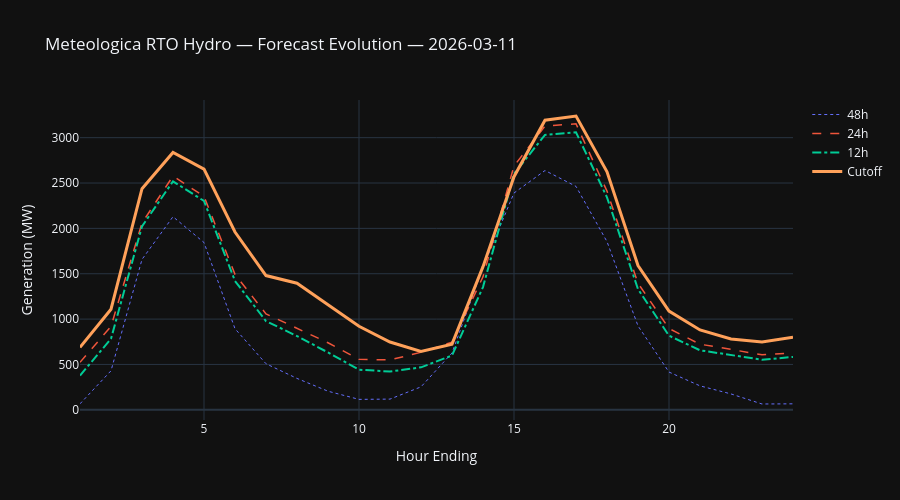

Notebook code for this chart:
### Markdown cell above
## 3. Forecast Evolution — Cutoff vs Lookbacks

### Code cell
# Overlay 48h -> 24h -> 12h -> cutoff for the latest forecast_date
latest_date = df["forecast_date"].max()
df_latest = df[df["forecast_date"] == latest_date].sort_values("hour_ending")

colors = {"48h": "#636EFA", "24h": "#EF553B", "12h": "#00CC96", "Cutoff": "#FFA15A"}
dashes = {"48h": "dot", "24h": "dash", "12h": "dashdot", "Cutoff": "solid"}

fig = go.Figure()
for label, col, width in [
    ("48h", "gen_mw_48h", 1),
    ("24h", "gen_mw_24h", 1.5),
    ("12h", "gen_mw_12h", 2),
    ("Cutoff", "cutoff_gen_mw", 3),
]:
    fig.add_trace(go.Scatter(
        x=df_latest["hour_ending"],
        y=df_latest[col],
        name=label,
        line=dict(color=colors[label], dash=dashes[label], width=width),
    ))

fig.update_layout(
    height=500,
    template="plotly_dark",
    title_text=f"Meteologica RTO Hydro — Forecast Evolution — {latest_date}",
    xaxis_title="Hour Ending",
    yaxis_title="Generation (MW)",
)
fig.show()

### Figure 1 — Plotly figure (JSON) as saved in the notebook; plotly's stock layout.template omitted (floating-point values rounded to 4 significant figures)
{"data": [{"line": {"color": "#636EFA", "dash": "dot", "width": 1}, "name": "48h", "type": "scatter", "x": [1, 2, 3, 4, 5, 6, 7, 8, 9, 10, 11, 12, 13, 14, 15, 16, 17, 18, 19, 20, 21, 22, 23, 24], "y": [66.0, 430.0, 1658.0, 2129.0, 1844.0, 894.0, 508.0, 346.0, 205.0, 115.0, 118.0, 253.0, 627.0, 1573.0, 2390.0, 2638.0, 2463.0, 1854.0, 925.0, 416.0, 264.0, 175.0, 64.0, 66.0]}, {"line": {"color": "#EF553B", "dash": "dash", "width": 1.5}, "name": "24h", "type": "scatter", "x": [1, 2, 3, 4, 5, 6, 7, 8, 9, 10, 11, 12, 13, 14, 15, 16, 17, 18, 19, 20, 21, 22, 23, 24], "y": [523.0, 919.0, 2059.0, 2577.0, 2353.0, 1493.0, 1058.0, 897.0, 739.0, 557.0, 550.0, 634.0, 745.0, 1466.0, 2688.0, 3128.0, 3153.0, 2411.0, 1395.0, 896.0, 723.0, 666.0, 606.0, 627.0]}, {"line": {"color": "#00CC96", "dash": "dashdot", "width": 2}, "name": "12h", "type": "scatter", "x": [1, 2, 3, 4, 5, 6, 7, 8, 9, 10, 11, 12, 13, 14, 15, 16, 17, 18, 19, 20, 21, 22, 23, 24], "y": [377.0, 783.0, 2022.0, 2519.0, 2302.0, 1420.0, 978.0, 813.0, 632.0, 442.0, 422.0, 468.0, 599.0, 1353.0, 2601.0, 3031.0, 3059.0, 2342.0, 1330.0, 817.0, 656.0, 607.0, 552.0, 583.0]}, {"line": {"color": "#FFA15A", "dash": "solid", "width": 3}, "name": "Cutoff", "type": "scatter", "x": [1, 2, 3, 4, 5, 6, 7, 8, 9, 10, 11, 12, 13, 14, 15, 16, 17, 18, 19, 20, 21, 22, 23, 24], "y": [688.0, 1109.0, 2437.0, 2837.0, 2654.0, 1960.0, 1480.0, 1396.0, 1159.0, 921.0, 747.0, 644.0, 724.0, 1578.0, 2570.0, 3193.0, 3239.0, 2623.0, 1590.0, 1089.0, 880.0, 780.0, 748.0, 799.0]}], "layout": {"height": 500, "title": {"text": "Meteologica RTO Hydro — Forecast Evolution — 2026-03-11"}, "xaxis": {"title": {"text": "Hour Ending"}}, "yaxis": {"title": {"text": "Generation (MW)"}}}}
